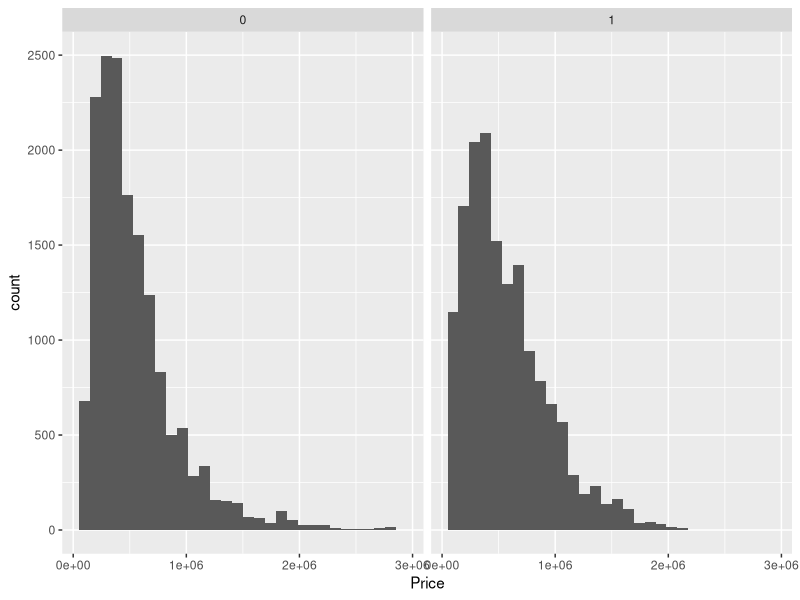

Reproduce this figure in R.
## ---- chunk 1
#library("tidyverse")
#library("glue")

#df <- read.csv("Zhvi.csv")

## ---- chunk 2
#df <- df %>% filter(df$State == "MD" | df$State == "VA" | df$State == "DC")
#df2 <- df %>% select(-StateName,-RegionType,-SizeRank,-RegionID)
## ---- chunk 3
#write.csv(df2,file = "Zhvi_DMV2.csv")
## ---- chunk 4
#br5$BedroomCnt <- rep(5,nrow(br5))
## ---- chunk 5
#brAll <- rbind(br1,br2,br3,br4,br5)
#sum(nrow(br1),nrow(br2),nrow(br3),nrow(br4),nrow(br5))
#br <- brAll %>% relocate(BedroomCnt)
## ---- chunk 6
#br2 <- br  %>% pivot_longer(cols = `2000-01-31`:`2024-07-31`,names_to = "Date", values_to = "Price")
#br3 <- br2 %>% mutate(Year = year(Date), Month = month(Date))
#br3$Date <- NULL
## ---- chunk 7
#write.csv(br3,file = "Zhvi.csv")
## ---- chunk 8
#install.packages("tidyverse")
#install.packages("kableExtra")
## ---- chunk 9
library("tidyverse")
library("kableExtra")
## ---- chunk 10
df<-read.csv("dfdmv_with_treatment.csv")
## ---- chunk 11
# kable(head(df))
head(df)
## ---- chunk 12
names(df)

## ---- chunk 13
#! eval: false
ggplot(df, aes(x=Price)) +
  geom_histogram() +
  facet_wrap(~station_open) 
## ---- chunk 14
model1<-lm(Price ~ station_open, data=df)

summary(model1)
## ---- chunk 15
model2 <-lm(Price ~ station_open + as.factor(Month) + as.factor(Year) + as.factor(CountyName) + as.factor(BedroomCnt) + as.factor(RegionName ), data = df)
## ---- chunk 16
summary(model2)
